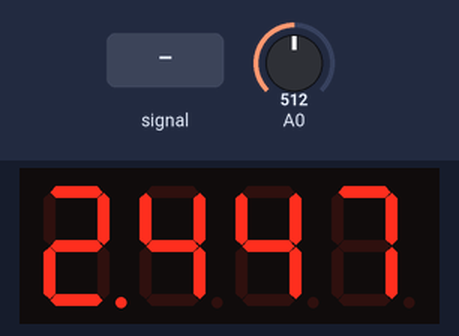
This sketch was run on a simulated Arduino Mega 2560, built with avr-gcc and run on an emulated ATmega2560. Shown: 4-digit seven-segment display. Wiring (inferred from the names in the program): 4-digit 7-segment display, segments lit when HIGH: segments pin 37, pin 36, pin 35, pin 34, pin 33, pin 32, pin 31, pin 30; digit selects pin 22, pin 23, pin 24, pin 25. Inputs (shaded band) come from the test bench; at power-on: A0 = 512. EEPROM starts erased; the segment pins are drawn as the display they are named for.

Above: at 1.2 s.
1.3 s: A0 fed a 200 Hz sine of ±81 counts around its level
At 1.55 s:
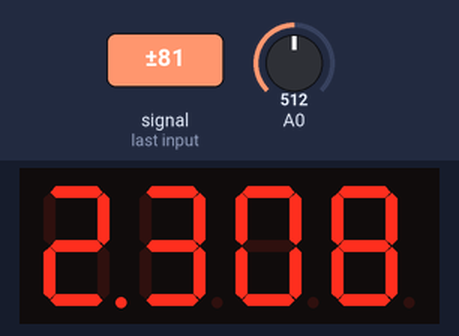
2.8 s: A0 set to 320
At 4.2 s:
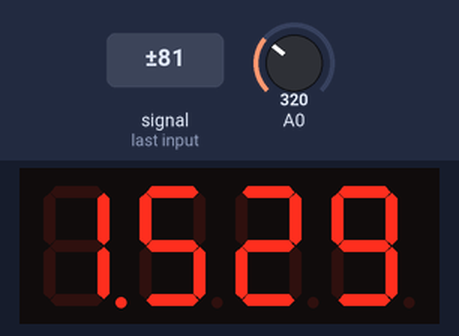
4.5 s: A0 set to 306
At 5.4 s:
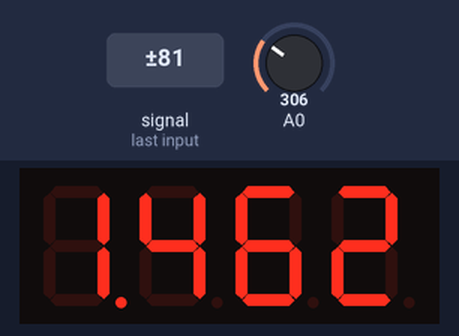
6.2 s: A0 fed a 1000 Hz sine of ±255 counts around its level
At 6.87 s:
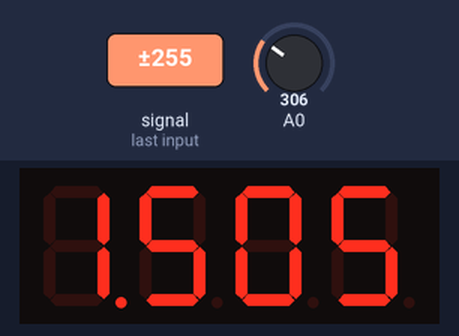
7.8 s: A0 set to 340
At 8.7 s:
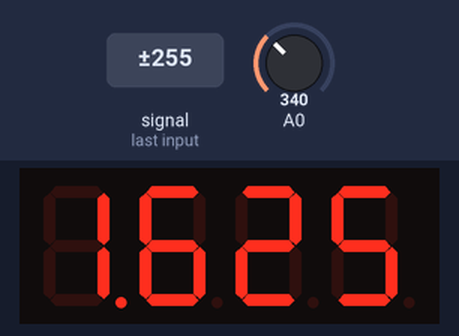
Timing chart, 0 to 10.5 s (numbered marks = the images above; inputs shaded):
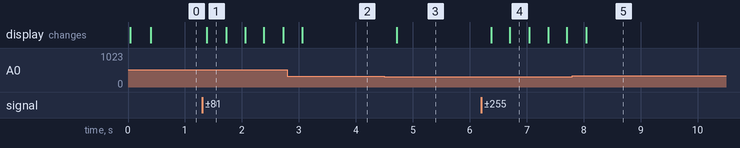

The sketch:

_______5.ino
```cpp
#include <EEPROM.h>


#define A 37
#define B 36
#define C 35
#define D 34
#define E 33
#define F 32
#define G 31
#define DP 30
#define DIG1 22
#define DIG2 23
#define DIG3 24
#define DIG4 25

const uint8_t segmentMap[] = {
  0b00111111,
  0b00000110,
  0b01011011,
  0b01001111,
  0b01100110,
  0b01101101,
  0b01111101,
  0b00000111,
  0b01111111,
  0b01101111
};


volatile byte disp[4] = {0, 0, 0, 0};
volatile byte digitIndex = 0;


const int MAX_SAMPLES = 1000;
const unsigned long LOG_INTERVAL_EEPROM = 1000;
unsigned long lastLog = 0;
unsigned long lastHeartbeat = 0;
unsigned long lastDispUpdate = 0; // Таймер для обновления экрана

bool isConnected = false;
int h_counter = 0;


uint8_t packVoltage(float v) {
  if (v < 0.50f) v = 0.50f;
  if (v > 1.77f) v = 1.77f;
  return (uint8_t)((v - 0.50f) * 100.0f + 0.5f);
}


// Функции дисплея
void writeSegments(byte num, bool dp) {
  uint8_t mask = segmentMap[num];
  digitalWrite(A, mask & 1); digitalWrite(B, (mask >> 1) & 1);
  digitalWrite(C, (mask >> 2) & 1); digitalWrite(D, (mask >> 3) & 1);
  digitalWrite(E, (mask >> 4) & 1); digitalWrite(F, (mask >> 5) & 1);
  digitalWrite(G, (mask >> 6) & 1); digitalWrite(DP, dp);
}

void disableAll() {
  digitalWrite(DIG1, LOW); digitalWrite(DIG2, LOW);
  digitalWrite(DIG3, LOW); digitalWrite(DIG4, LOW);
}

void showDigit(byte pos, byte val) {
  disableAll(); // Гасим всё перед переключением, чтобы убрать тени
  writeSegments(val, (pos == 0));
  if (pos == 0) digitalWrite(DIG1, HIGH);
  else if (pos == 1) digitalWrite(DIG2, HIGH);
  else if (pos == 2) digitalWrite(DIG3, HIGH);
  else digitalWrite(DIG4, HIGH);
}

void setupTimer1() {
  cli();
  TCCR1A = 0; TCCR1B = 0; TCNT1 = 0; OCR1A = 249;
  TCCR1B |= (1 << WGM12); TCCR1B |= (1 << CS11) | (1 << CS10);
  TIMSK1 |= (1 << OCIE1A);
  sei();
}


ISR(TIMER1_COMPA_vect) {
  byte pos = digitIndex;
  showDigit(pos, disp[pos]);
  digitIndex++;
  if(digitIndex > 3) digitIndex = 0;
}

// Функции EEPROM
int getSampleCount() {
  int count;
  EEPROM.get(0, count);
  if (count < 0 || count > MAX_SAMPLES) count = 0;
  return count;
}

void clearHistory() {
  int zero = 0;
  EEPROM.put(0, zero);
}

void setup() {
  int pins[] = {A, B, C, D, E, F, G, DP, DIG1, DIG2, DIG3, DIG4};
  for (int i = 0; i < 12; i++) pinMode(pins[i], OUTPUT);
  disableAll();
  Serial.begin(9600);
  setupTimer1();
}

void loop() {
  // Читаем АЦП
  uint32_t sum = 0;
  for (int i = 0; i < 16; i++) {
    sum += analogRead(A0);
    delayMicroseconds(100);
  }
  uint16_t adcValue = sum / 16;
  float voltage = adcValue * (4.889f / 1023.0f);

  unsigned long now = millis();


  if (now - lastDispUpdate > 330) {
    lastDispUpdate = now;
    uint16_t val = (uint16_t)(voltage * 1000.0f + 0.5f);

    // Атомарная запись (чтобы прерывание не прочитало наполовину измененный массив)
    cli();
    disp[0] = val / 1000;
    disp[1] = (val / 100) % 10;
    disp[2] = (val / 10) % 10;
    disp[3] = val % 10;
    sei();
  }


  while (Serial.available() > 0) {
    char incomingByte = Serial.read();
    if (incomingByte == 'H') {
      h_counter++;
      if (h_counter >= 2) {
        lastHeartbeat = now;
        if (!isConnected) {
          isConnected = true;
          int count = getSampleCount();
          if (count > 0) {
            for (int i = 0; i < count; i++) {
              uint8_t packedVal = EEPROM.read(2 + i);
              Serial.write(packedVal | 0b10000000);
              delay(15);
            }
            clearHistory();
          }
        }
      }
    } else {
      h_counter = 0;
    }
  }

  if (now - lastHeartbeat > 2000) {
    isConnected = false;
    h_counter = 0;
  }

  if (isConnected) {
    if (now - lastLog >= 1000) {
      lastLog = now;
      Serial.write(packVoltage(voltage) & 0b01111111);
    }
  } else {
    if (now - lastLog >= LOG_INTERVAL_EEPROM) {
      lastLog = now;
      int count = getSampleCount();
      if (count < MAX_SAMPLES) {
        EEPROM.write(2 + count, packVoltage(voltage));
        count++;
        EEPROM.put(0, count);
      }
    }
  }
}
```

Measured:
- after the input at 1.3 s, the display: changes after 0.08 s (image 1)
- after the input at 4.5 s, the display: changes after 0.22 s (image 3)
- after the input at 6.2 s, the display: first changes after 0.18 s (image 4 shows a later state)
